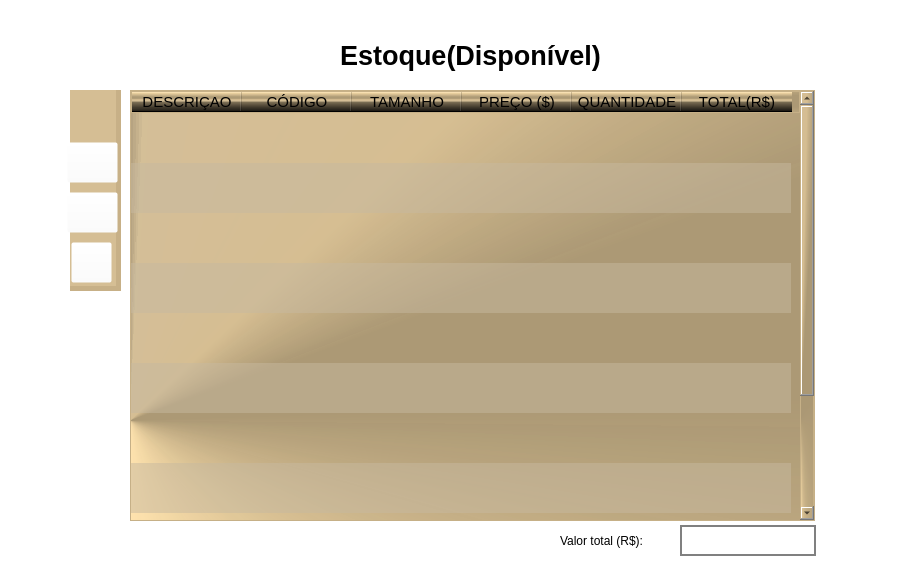
   <widget class="QFrame" name="estoque">
    <property name="geometry">
     <rect>
      <x>20</x>
      <y>100</y>
      <width>921</width>
      <height>571</height>
     </rect>
    </property>
    <property name="styleSheet">
     <string notr="true">background-color: rgba(255, 255, 255, 0);</string>
    </property>
    <property name="frameShape">
     <enum>QFrame::StyledPanel</enum>
    </property>
    <property name="frameShadow">
     <enum>QFrame::Raised</enum>
    </property>
    <widget class="QTableWidget" name="tableWidget_2">
     <property name="geometry">
      <rect>
       <x>130</x>
       <y>90</y>
       <width>685</width>
       <height>431</height>
      </rect>
     </property>
     <property name="minimumSize">
      <size>
       <width>675</width>
       <height>330</height>
      </size>
     </property>
     <property name="maximumSize">
      <size>
       <width>685</width>
       <height>16777215</height>
      </size>
     </property>
     <property name="palette">
      <palette>
       <active>
        <colorrole role="WindowText">
         <brush brushstyle="SolidPattern">
          <color alpha="255">
           <red>0</red>
           <green>0</green>
           <blue>0</blue>
          </color>
         </brush>
        </colorrole>
        <colorrole role="Button">
         <brush brushstyle="ConicalGradientPattern">
          <gradient centralx="0.000000000000000" centraly="0.767000000000000" angle="270.300000000000011" type="ConicalGradient" spread="PadSpread" coordinatemode="ObjectBoundingMode">
           <gradientstop position="0.000000000000000">
            <color alpha="255">
             <red>255</red>
             <green>227</green>
             <blue>174</blue>
            </color>
           </gradientstop>
           <gradientstop position="0.257895000000000">
            <color alpha="243">
             <red>171</red>
             <green>152</green>
             <blue>116</blue>
            </color>
           </gradientstop>
           <gradientstop position="0.331579000000000">
            <color alpha="243">
             <red>171</red>
             <green>152</green>
             <blue>116</blue>
            </color>
           </gradientstop>
           <gradientstop position="0.405263000000000">
            <color alpha="250">
             <red>214</red>
             <green>190</green>
             <blue>146</blue>
            </color>
           </gradientstop>
           <gradientstop position="0.494737000000000">
            <color alpha="249">
             <red>212</red>
             <green>191</green>
             <blue>152</blue>
            </color>
           </gradientstop>
           <gradientstop position="0.505263000000000">
            <color alpha="237">
             <red>126</red>
             <green>112</green>
             <blue>86</blue>
            </color>
           </gradientstop>
           <gradientstop position="0.689474000000000">
            <color alpha="230">
             <red>79</red>
             <green>70</green>
             <blue>54</blue>
            </color>
           </gradientstop>
           <gradientstop position="1.000000000000000">
            <color alpha="219">
             <red>0</red>
             <green>0</green>
             <blue>0</blue>
            </color>
           </gradientstop>
          </gradient>
         </brush>
        </colorrole>
        <colorrole role="Text">
         <brush brushstyle="SolidPattern">
          <color alpha="255">
           <red>0</red>
           <green>0</green>
           <blue>0</blue>
          </color>
         </brush>
        </colorrole>
        <colorrole role="ButtonText">
         <brush brushstyle="SolidPattern">
          <color alpha="255">
           <red>0</red>
           <green>0</green>
           <blue>0</blue>
          </color>
         </brush>
        </colorrole>
        <colorrole role="Base">
         <brush brushstyle="NoBrush">
          <color alpha="255">
           <red>0</red>
           <green>0</green>
           <blue>0</blue>
          </color>
         </brush>
        </colorrole>
        <colorrole role="Window">
         <brush brushstyle="ConicalGradientPattern">
          <gradient centralx="0.000000000000000" centraly="0.767000000000000" angle="270.300000000000011" type="ConicalGradient" spread="PadSpread" coordinatemode="ObjectBoundingMode">
           <gradientstop position="0.000000000000000">
            <color alpha="255">
             <red>255</red>
             <green>227</green>
             <blue>174</blue>
            </color>
           </gradientstop>
           <gradientstop position="0.257895000000000">
            <color alpha="243">
             <red>171</red>
             <green>152</green>
             <blue>116</blue>
            </color>
           </gradientstop>
           <gradientstop position="0.331579000000000">
            <color alpha="243">
             <red>171</red>
             <green>152</green>
             <blue>116</blue>
            </color>
           </gradientstop>
           <gradientstop position="0.405263000000000">
            <color alpha="250">
             <red>214</red>
             <green>190</green>
             <blue>146</blue>
            </color>
           </gradientstop>
           <gradientstop position="0.494737000000000">
            <color alpha="249">
             <red>212</red>
             <green>191</green>
             <blue>152</blue>
            </color>
           </gradientstop>
           <gradientstop position="0.505263000000000">
            <color alpha="237">
             <red>126</red>
             <green>112</green>
             <blue>86</blue>
            </color>
           </gradientstop>
           <gradientstop position="0.689474000000000">
            <color alpha="230">
             <red>79</red>
             <green>70</green>
             <blue>54</blue>
            </color>
           </gradientstop>
           <gradientstop position="1.000000000000000">
            <color alpha="219">
             <red>0</red>
             <green>0</green>
             <blue>0</blue>
            </color>
           </gradientstop>
          </gradient>
         </brush>
        </colorrole>
        <colorrole role="Highlight">
         <brush brushstyle="SolidPattern">
          <color alpha="255">
           <red>198</red>
           <green>176</green>
           <blue>135</blue>
          </color>
         </brush>
        </colorrole>
        <colorrole role="AlternateBase">
         <brush brushstyle="SolidPattern">
          <color alpha="130">
           <red>198</red>
           <green>184</green>
           <blue>158</blue>
          </color>
         </brush>
        </colorrole>
        <colorrole role="PlaceholderText">
         <brush brushstyle="NoBrush">
          <color alpha="128">
           <red>0</red>
           <green>0</green>
           <blue>0</blue>
          </color>
         </brush>
        </colorrole>
       </active>
       <inactive>
        <colorrole role="WindowText">
         <brush brushstyle="SolidPattern">
          <color alpha="255">
           <red>0</red>
           <green>0</green>
           <blue>0</blue>
          </color>
         </brush>
        </colorrole>
        <colorrole role="Button">
         <brush brushstyle="ConicalGradientPattern">
          <gradient centralx="0.000000000000000" centraly="0.767000000000000" angle="270.300000000000011" type="ConicalGradient" spread="PadSpread" coordinatemode="ObjectBoundingMode">
           <gradientstop position="0.000000000000000">
            <color alpha="255">
             <red>255</red>
             <green>227</green>
             <blue>174</blue>
            </color>
           </gradientstop>
           <gradientstop position="0.257895000000000">
            <color alpha="243">
             <red>171</red>
             <green>152</green>
             <blue>116</blue>
            </color>
           </gradientstop>
           <gradientstop position="0.331579000000000">
            <color alpha="243">
             <red>171</red>
             <green>152</green>
             <blue>116</blue>
            </color>
           </gradientstop>
           <gradientstop position="0.405263000000000">
            <color alpha="250">
             <red>214</red>
             <green>190</green>
             <blue>146</blue>
            </color>
           </gradientstop>
           <gradientstop position="0.494737000000000">
            <color alpha="249">
             <red>212</red>
             <green>191</green>
             <blue>152</blue>
            </color>
           </gradientstop>
           <gradientstop position="0.505263000000000">
            <color alpha="237">
             <red>126</red>
             <green>112</green>
             <blue>86</blue>
            </color>
           </gradientstop>
           <gradientstop position="0.689474000000000">
            <color alpha="230">
             <red>79</red>
             <green>70</green>
             <blue>54</blue>
            </color>
           </gradientstop>
           <gradientstop position="1.000000000000000">
            <color alpha="219">
             <red>0</red>
             <green>0</green>
             <blue>0</blue>
            </color>
           </gradientstop>
          </gradient>
         </brush>
        </colorrole>
        <colorrole role="Text">
         <brush brushstyle="SolidPattern">
          <color alpha="255">
           <red>0</red>
           <green>0</green>
           <blue>0</blue>
          </color>
         </brush>
        </colorrole>
        <colorrole role="ButtonText">
         <brush brushstyle="SolidPattern">
          <color alpha="255">
           <red>0</red>
           <green>0</green>
           <blue>0</blue>
          </color>
         </brush>
        </colorrole>
        <colorrole role="Base">
         <brush brushstyle="NoBrush">
          <color alpha="255">
           <red>0</red>
           <green>0</green>
           <blue>0</blue>
          </color>
         </brush>
        </colorrole>
        <colorrole role="Window">
         <brush brushstyle="ConicalGradientPattern">
          <gradient centralx="0.000000000000000" centraly="0.767000000000000" angle="270.300000000000011" type="ConicalGradient" spread="PadSpread" coordinatemode="ObjectBoundingMode">
           <gradientstop position="0.000000000000000">
            <color alpha="255">
             <red>255</red>
             <green>227</green>
             <blue>174</blue>
            </color>
           </gradientstop>
           <gradientstop position="0.257895000000000">
            <color alpha="243">
             <red>171</red>
             <green>152</green>
             <blue>116</blue>
            </color>
           </gradientstop>
           <gradientstop position="0.331579000000000">
            <color alpha="243">
             <red>171</red>
             <green>152</green>
             <blue>116</blue>
            </color>
           </gradientstop>
           <gradientstop position="0.405263000000000">
            <color alpha="250">
             <red>214</red>
             <green>190</green>
             <blue>146</blue>
            </color>
           </gradientstop>
           <gradientstop position="0.494737000000000">
            <color alpha="249">
             <red>212</red>
             <green>191</green>
             <blue>152</blue>
            </color>
           </gradientstop>
           <gradientstop position="0.505263000000000">
            <color alpha="237">
             <red>126</red>
             <green>112</green>
             <blue>86</blue>
            </color>
           </gradientstop>
           <gradientstop position="0.689474000000000">
            <color alpha="230">
             <red>79</red>
             <green>70</green>
             <blue>54</blue>
            </color>
           </gradientstop>
           <gradientstop position="1.000000000000000">
            <color alpha="219">
             <red>0</red>
             <green>0</green>
             <blue>0</blue>
            </color>
           </gradientstop>
          </gradient>
         </brush>
        </colorrole>
        <colorrole role="Highlight">
         <brush brushstyle="SolidPattern">
          <color alpha="255">
           <red>198</red>
           <green>176</green>
           <blue>135</blue>
          </color>
         </brush>
        </colorrole>
        <colorrole role="AlternateBase">
         <brush brushstyle="SolidPattern">
          <color alpha="130">
           <red>198</red>
           <green>184</green>
           <blue>158</blue>
          </color>
         </brush>
        </colorrole>
        <colorrole role="PlaceholderText">
         <brush brushstyle="NoBrush">
          <color alpha="128">
           <red>0</red>
           <green>0</green>
           <blue>0</blue>
          </color>
         </brush>
        </colorrole>
       </inactive>
       <disabled>
        <colorrole role="WindowText">
         <brush brushstyle="SolidPattern">
          <color alpha="255">
           <red>0</red>
           <green>0</green>
           <blue>0</blue>
          </color>
         </brush>
        </colorrole>
        <colorrole role="Button">
         <brush brushstyle="ConicalGradientPattern">
          <gradient centralx="0.000000000000000" centraly="0.767000000000000" angle="270.300000000000011" type="ConicalGradient" spread="PadSpread" coordinatemode="ObjectBoundingMode">
           <gradientstop position="0.000000000000000">
            <color alpha="255">
             <red>255</red>
             <green>227</green>
             <blue>174</blue>
            </color>
           </gradientstop>
           <gradientstop position="0.257895000000000">
            <color alpha="243">
             <red>171</red>
             <green>152</green>
             <blue>116</blue>
            </color>
           </gradientstop>
           <gradientstop position="0.331579000000000">
            <color alpha="243">
             <red>171</red>
             <green>152</green>
             <blue>116</blue>
            </color>
           </gradientstop>
           <gradientstop position="0.405263000000000">
            <color alpha="250">
             <red>214</red>
             <green>190</green>
             <blue>146</blue>
            </color>
           </gradientstop>
           <gradientstop position="0.494737000000000">
            <color alpha="249">
             <red>212</red>
             <green>191</green>
             <blue>152</blue>
            </color>
           </gradientstop>
           <gradientstop position="0.505263000000000">
            <color alpha="237">
             <red>126</red>
             <green>112</green>
             <blue>86</blue>
            </color>
           </gradientstop>
           <gradientstop position="0.689474000000000">
            <color alpha="230">
             <red>79</red>
             <green>70</green>
             <blue>54</blue>
            </color>
           </gradientstop>
           <gradientstop position="1.000000000000000">
            <color alpha="219">
             <red>0</red>
             <green>0</green>
             <blue>0</blue>
            </color>
           </gradientstop>
          </gradient>
         </brush>
        </colorrole>
        <colorrole role="Text">
         <brush brushstyle="SolidPattern">
          <color alpha="255">
           <red>0</red>
           <green>0</green>
           <blue>0</blue>
          </color>
         </brush>
        </colorrole>
        <colorrole role="ButtonText">
         <brush brushstyle="SolidPattern">
          <color alpha="255">
           <red>0</red>
           <green>0</green>
           <blue>0</blue>
          </color>
         </brush>
        </colorrole>
        <colorrole role="Base">
         <brush brushstyle="NoBrush">
          <color alpha="255">
           <red>0</red>
           <green>0</green>
           <blue>0</blue>
          </color>
         </brush>
        </colorrole>
        <colorrole role="Window">
         <brush brushstyle="ConicalGradientPattern">
          <gradient centralx="0.000000000000000" centraly="0.767000000000000" angle="270.300000000000011" type="ConicalGradient" spread="PadSpread" coordinatemode="ObjectBoundingMode">
           <gradientstop position="0.000000000000000">
            <color alpha="255">
             <red>255</red>
             <green>227</green>
             <blue>174</blue>
            </color>
           </gradientstop>
           <gradientstop position="0.257895000000000">
            <color alpha="243">
             <red>171</red>
             <green>152</green>
             <blue>116</blue>
            </color>
           </gradientstop>
           <gradientstop position="0.331579000000000">
            <color alpha="243">
             <red>171</red>
             <green>152</green>
             <blue>116</blue>
            </color>
           </gradientstop>
           <gradientstop position="0.405263000000000">
            <color alpha="250">
             <red>214</red>
             <green>190</green>
             <blue>146</blue>
            </color>
           </gradientstop>
           <gradientstop position="0.494737000000000">
            <color alpha="249">
             <red>212</red>
             <green>191</green>
             <blue>152</blue>
            </color>
           </gradientstop>
           <gradientstop position="0.505263000000000">
            <color alpha="237">
             <red>126</red>
             <green>112</green>
             <blue>86</blue>
            </color>
           </gradientstop>
           <gradientstop position="0.689474000000000">
            <color alpha="230">
             <red>79</red>
             <green>70</green>
             <blue>54</blue>
            </color>
           </gradientstop>
           <gradientstop position="1.000000000000000">
            <color alpha="219">
             <red>0</red>
             <green>0</green>
             <blue>0</blue>
            </color>
           </gradientstop>
          </gradient>
         </brush>
        </colorrole>
        <colorrole role="Highlight">
         <brush brushstyle="SolidPattern">
          <color alpha="255">
           <red>198</red>
           <green>176</green>
           <blue>135</blue>
          </color>
         </brush>
        </colorrole>
        <colorrole role="AlternateBase">
         <brush brushstyle="SolidPattern">
          <color alpha="130">
           <red>198</red>
           <green>184</green>
           <blue>158</blue>
          </color>
         </brush>
        </colorrole>
        <colorrole role="PlaceholderText">
         <brush brushstyle="NoBrush">
          <color alpha="128">
           <red>0</red>
           <green>0</green>
           <blue>0</blue>
          </color>
         </brush>
        </colorrole>
       </disabled>
      </palette>
     </property>
     <property name="cursor" stdset="0">
      <cursorShape>PointingHandCursor</cursorShape>
     </property>
     <property name="mouseTracking">
      <bool>false</bool>
     </property>
     <property name="tabletTracking">
      <bool>false</bool>
     </property>
     <property name="focusPolicy">
      <enum>Qt::TabFocus</enum>
     </property>
     <property name="autoFillBackground">
      <bool>true</bool>
     </property>
     <property name="styleSheet">
      <string notr="true">background-color: qconicalgradient(cx:0, cy:0.767, angle:270.3, stop:0 rgba(255, 227, 174, 255), stop:0.257895 rgba(171, 152, 116, 243), stop:0.331579 rgba(171, 152, 116, 243), stop:0.405263 rgba(214, 190, 146, 250), stop:0.494737 rgba(212, 191, 152, 249), stop:0.505263 rgba(126, 112, 86, 237), stop:0.689474 rgba(79, 70, 54, 230), stop:1 rgba(0, 0, 0, 219));
font: 75 8pt &quot;Noto Serif&quot;;
selection-background-color: rgb(198, 176, 135);
border: 1 solid rgb(198, 176, 135);
color: rgb(0, 0, 0);
font-size: 15px;

grid-color: 10;</string>
     </property>
     <property name="frameShape">
      <enum>QFrame::VLine</enum>
     </property>
     <property name="frameShadow">
      <enum>QFrame::Sunken</enum>
     </property>
     <property name="lineWidth">
      <number>1</number>
     </property>
     <property name="verticalScrollBarPolicy">
      <enum>Qt::ScrollBarAsNeeded</enum>
     </property>
     <property name="sizeAdjustPolicy">
      <enum>QAbstractScrollArea::AdjustToContents</enum>
     </property>
     <property name="autoScroll">
      <bool>false</bool>
     </property>
     <property name="editTriggers">
      <set>QAbstractItemView::AnyKeyPressed</set>
     </property>
     <property name="tabKeyNavigation">
      <bool>true</bool>
     </property>
     <property name="showDropIndicator" stdset="0">
      <bool>true</bool>
     </property>
     <property name="dragEnabled">
      <bool>false</bool>
     </property>
     <property name="alternatingRowColors">
      <bool>true</bool>
     </property>
     <property name="selectionMode">
      <enum>QAbstractItemView::ContiguousSelection</enum>
     </property>
     <property name="selectionBehavior">
      <enum>QAbstractItemView::SelectRows</enum>
     </property>
     <property name="textElideMode">
      <enum>Qt::ElideMiddle</enum>
     </property>
     <property name="verticalScrollMode">
      <enum>QAbstractItemView::ScrollPerItem</enum>
     </property>
     <property name="horizontalScrollMode">
      <enum>QAbstractItemView::ScrollPerItem</enum>
     </property>
     <property name="showGrid">
      <bool>false</bool>
     </property>
     <property name="gridStyle">
      <enum>Qt::DotLine</enum>
     </property>
     <property name="sortingEnabled">
      <bool>false</bool>
     </property>
     <property name="wordWrap">
      <bool>true</bool>
     </property>
     <property name="cornerButtonEnabled">
      <bool>true</bool>
     </property>
     <attribute name="horizontalHeaderVisible">
      <bool>true</bool>
     </attribute>
     <attribute name="horizontalHeaderCascadingSectionResizes">
      <bool>false</bool>
     </attribute>
     <attribute name="horizontalHeaderMinimumSectionSize">
      <number>45</number>
     </attribute>
     <attribute name="horizontalHeaderDefaultSectionSize">
      <number>110</number>
     </attribute>
     <attribute name="horizontalHeaderHighlightSections">
      <bool>false</bool>
     </attribute>
     <attribute name="horizontalHeaderStretchLastSection">
      <bool>false</bool>
     </attribute>
     <attribute name="verticalHeaderVisible">
      <bool>false</bool>
     </attribute>
     <attribute name="verticalHeaderCascadingSectionResizes">
      <bool>true</bool>
     </attribute>
     <attribute name="verticalHeaderMinimumSectionSize">
      <number>50</number>
     </attribute>
     <attribute name="verticalHeaderShowSortIndicator" stdset="0">
      <bool>false</bool>
     </attribute>
     <attribute name="verticalHeaderStretchLastSection">
      <bool>false</bool>
     </attribute>
     <row>
      <property name="text">
       <string>New Row</string>
      </property>
     </row>
     <row>
      <property name="text">
       <string>New Row</string>
      </property>
     </row>
     <row>
      <property name="text">
       <string>New Row</string>
      </property>
     </row>
     <row>
      <property name="text">
       <string>New Row</string>
      </property>
     </row>
     <row>
      <property name="text">
       <string>New Row</string>
      </property>
     </row>
     <row>
      <property name="text">
       <string>New Row</string>
      </property>
     </row>
     <row>
      <property name="text">
       <string>New Row</string>
      </property>
     </row>
     <row>
      <property name="text">
       <string>New Row</string>
      </property>
     </row>
     <row>
      <property name="text">
       <string>New Row</string>
      </property>
     </row>
     <row>
      <property name="text">
       <string>New Row</string>
      </property>
     </row>
     <row>
      <property name="text">
       <string>New Row</string>
      </property>
     </row>
     <column>
      <property name="text">
       <string>DESCRIÇAO</string>
      </property>
     </column>
     <column>
      <property name="text">
       <string>CÓDIGO</string>
      </property>
     </column>
     <column>
      <property name="text">
       <string>TAMANHO</string>
      </property>
     </column>
     <column>
      <property name="text">
       <string>PREÇO ($)</string>
      </property>
     </column>
     <column>
      <property name="text">
       <string>QUANTIDADE</string>
      </property>
     </column>
     <column>
      <property name="text">
       <string>TOTAL(R$)</string>
      </property>
     </column>
    </widget>
    <widget class="QLabel" name="label_12">
     <property name="geometry">
      <rect>
       <x>60</x>
       <y>40</y>
       <width>821</width>
       <height>51</height>
      </rect>
     </property>
     <property name="styleSheet">
      <string notr="true">algnment: center;
font: 75 20pt &quot;Noto Serif&quot;;


background:rgba(198, 176, 135, 0);</string>
     </property>
     <property name="text">
      <string>&lt;html&gt;&lt;head/&gt;&lt;body&gt;&lt;p align=&quot;center&quot;&gt;&lt;span style=&quot; font-size:20pt; font-weight:600;&quot;&gt;Estoque(Disponível)&lt;/span&gt;&lt;/p&gt;&lt;p align=&quot;center&quot;&gt;&lt;br/&gt;&lt;/p&gt;&lt;/body&gt;&lt;/html&gt;</string>
     </property>
     <property name="alignment">
      <set>Qt::AlignCenter</set>
     </property>
    </widget>
    <widget class="QLabel" name="label_22">
     <property name="geometry">
      <rect>
       <x>70</x>
       <y>90</y>
       <width>51</width>
       <height>201</height>
      </rect>
     </property>
     <property name="styleSheet">
      <string notr="true">
background-color: rgb(213, 190, 148);

border-right: 5 solid rgb(199, 176, 135);
border-bottom: 5 solid rgb(199, 176, 135);
</string>
     </property>
     <property name="text">
      <string/>
     </property>
    </widget>
    <widget class="QPushButton" name="pushButton_6">
     <property name="geometry">
      <rect>
       <x>67</x>
       <y>92</y>
       <width>51</width>
       <height>41</height>
      </rect>
     </property>
     <property name="styleSheet">
      <string notr="true">
QPushButton {
	font: 81 7pt &quot;Rockwell Extra Bold&quot;;

	
	background-color: rgba(255, 255, 255, 0);
	border-radius: 10;
	
	
	
	image: url(:/imgs/icons/352005_add_circle_icon.png);
	font: 81 7pt &quot;Rockwell Extra Bold&quot;;
}

QPushButton:pressed {
	background-color: rgb(0, 0, 0, 0.2);
	border: 5 solid rgb(0, 0, 0, 0);

}
</string>
     </property>
     <property name="text">
      <string/>
     </property>
    </widget>
    <widget class="QPushButton" name="atualizar">
     <property name="geometry">
      <rect>
       <x>67</x>
       <y>142</y>
       <width>51</width>
       <height>41</height>
      </rect>
     </property>
     <property name="styleSheet">
      <string notr="true">
QPushButton {
	
	
	
	image: url(:/imgs/icons/processamento-de-dados.png);
	
	
	
	background-color: rgba(255, 255, 255, 0);
	
}

QPushButton:pressed {
	background-color: rgb(0, 0, 0, 0.2);
	border: 5 solid rgb(0, 0, 0, 0);

}
</string>
     </property>
     <property name="text">
      <string/>
     </property>
    </widget>
    <widget class="QPushButton" name="remover">
     <property name="geometry">
      <rect>
       <x>67</x>
       <y>192</y>
       <width>51</width>
       <height>41</height>
      </rect>
     </property>
     <property name="styleSheet">
      <string notr="true">

QPushButton {
	
	image: url(:/imgs/icons/trash.png);
	
	background-color: rgba(255, 255, 255, 0);

}

QPushButton:pressed {
	background-color: rgb(0, 0, 0, 0.2);
	border: 5 solid rgb(0, 0, 0, 0);

}
</string>
     </property>
     <property name="text">
      <string/>
     </property>
    </widget>
    <widget class="QPushButton" name="remover_2">
     <property name="geometry">
      <rect>
       <x>71</x>
       <y>242</y>
       <width>41</width>
       <height>41</height>
      </rect>
     </property>
     <property name="styleSheet">
      <string notr="true">

QPushButton {
	
	image: url(:/imgs/icons/8665833_rotate_refresh_icon.png);
	
	background-color: rgba(255, 255, 255, 0);
	
}

QPushButton:pressed {
	background-color: rgb(0, 0, 0, 0.2);
	border: 5 solid rgb(0, 0, 0, 0);

}
</string>
     </property>
     <property name="text">
      <string/>
     </property>
    </widget>
    <widget class="QLabel" name="label_13">
     <property name="geometry">
      <rect>
       <x>560</x>
       <y>530</y>
       <width>121</width>
       <height>21</height>
      </rect>
     </property>
     <property name="styleSheet">
      <string notr="true">background-color: rgba(255, 255, 255, 0);
font: 75 11pt &quot;Noto Serif&quot;;</string>
     </property>
     <property name="text">
      <string>Valor total (R$):</string>
     </property>
    </widget>
    <widget class="QLabel" name="label_7">
     <property name="geometry">
      <rect>
       <x>680</x>
       <y>525</y>
       <width>136</width>
       <height>31</height>
      </rect>
     </property>
     <property name="styleSheet">
      <string notr="true">background-color: rgb(255, 255, 255);
font: 75 10pt &quot;Noto Serif&quot;;
border: 2 solid grey;
</string>
     </property>
     <property name="text">
      <string>&lt;html&gt;&lt;head/&gt;&lt;body&gt;&lt;p align=&quot;right&quot;&gt;&lt;br/&gt;&lt;/p&gt;&lt;/body&gt;&lt;/html&gt;</string>
     </property>
    </widget>
   </widget>
